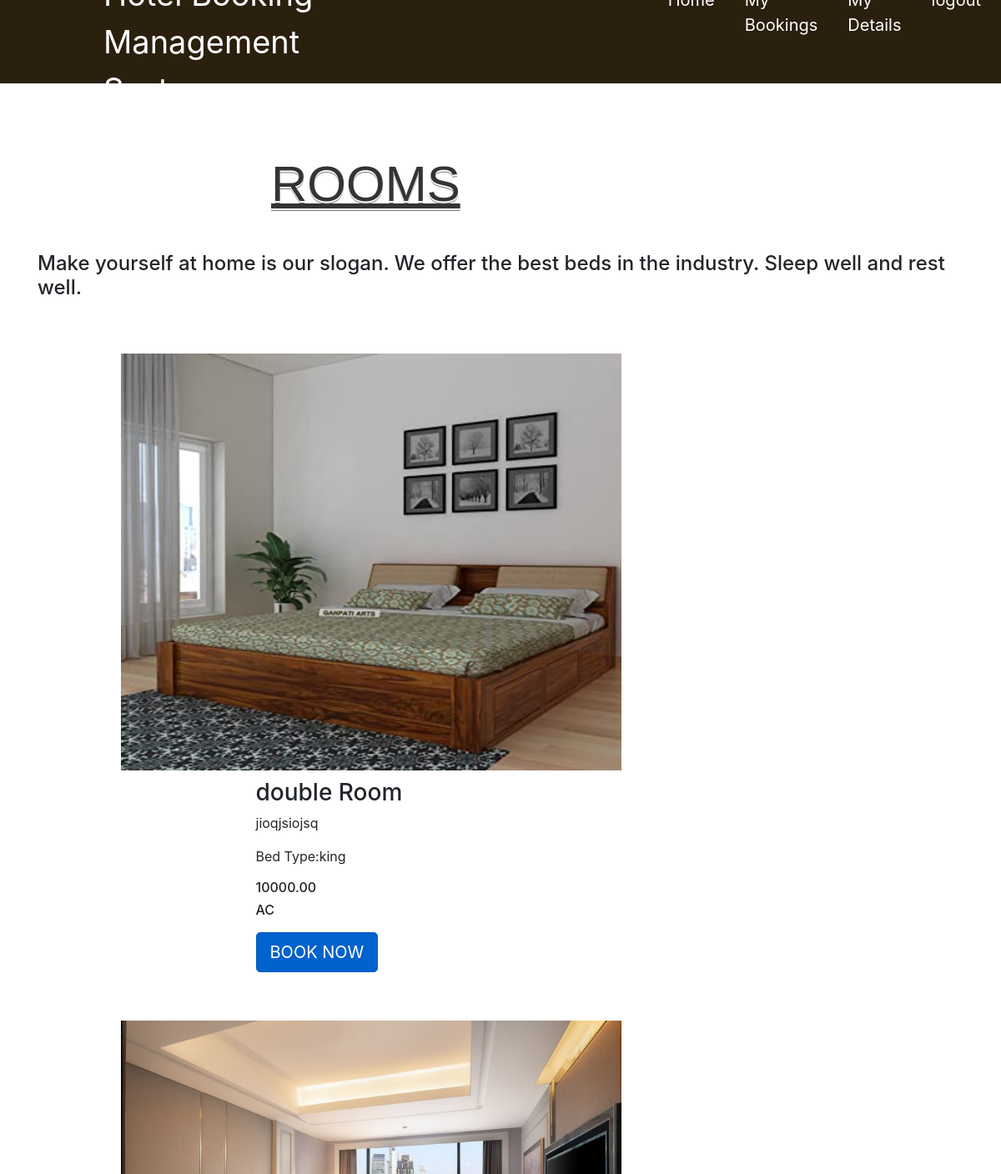
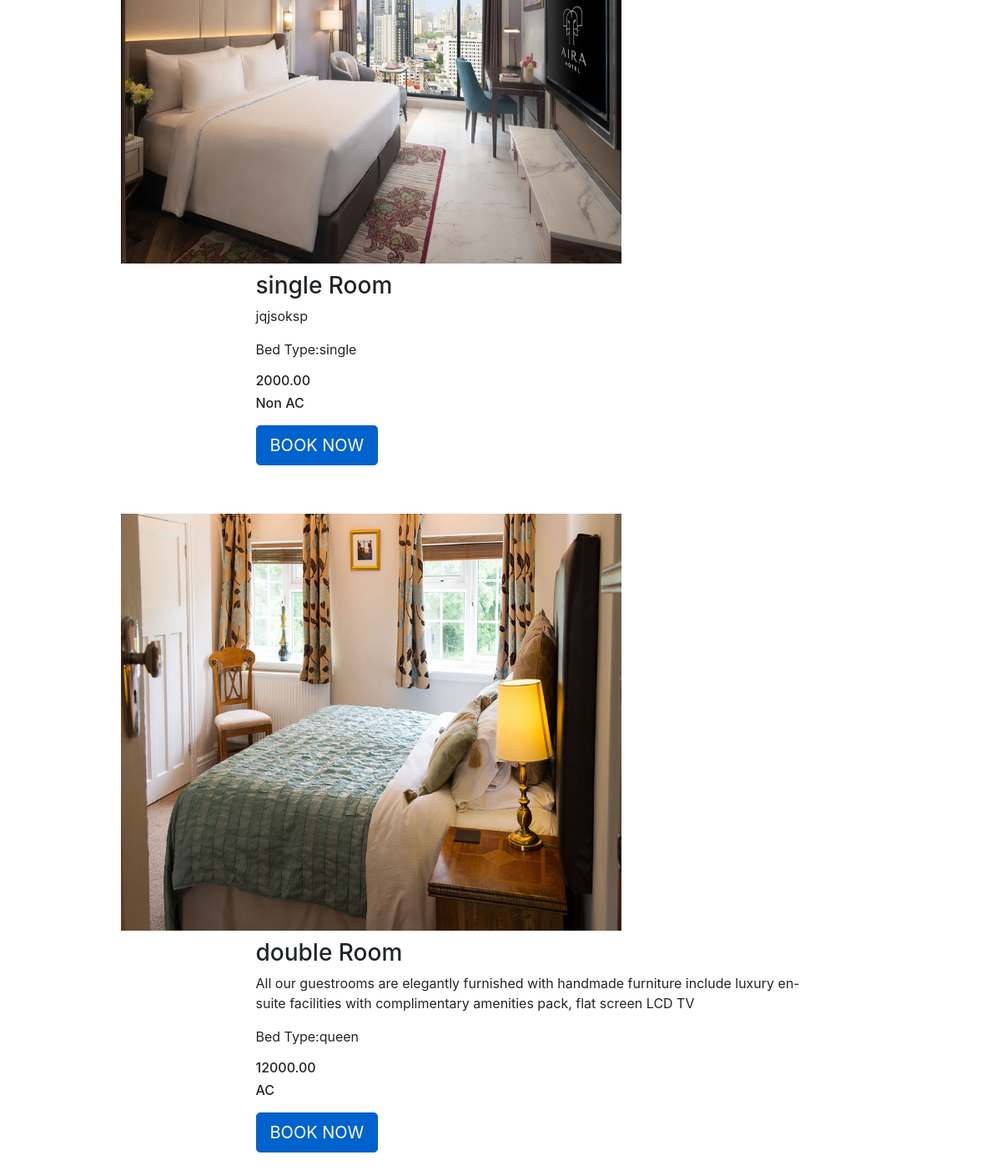
The page /user/ on the database its author committed (2 pictures, top to bottom).
### adminapp/models.py (models this page shows)
class AddRoom(models.Model):
    rno= models.IntegerField()
    des= models.TextField(max_length=100)
    ac=models.BooleanField()
    roomtype=models.CharField(max_length=100)
    bedtype=models.CharField(max_length=100)
    rate=models.DecimalField(max_digits=10,decimal_places=2)
    image=models.ImageField(upload_to='images/')
    status=models.BooleanField(default=True)

### user/views.py (the view)
# urls.py: path('',home,name='adm'),
def home(request):
    obj=AddRoom.objects.all()
    context={'i':obj}
    return render(request,'user/home.html',context)

### user/templates/user/home.html (shortened to what this page needs)
{% extends 'user/shared/base.html' %}
{% block content %}
{% load static %}
<link href="{% static 'css/style.css' %}" rel="stylesheet">
<div class="w3-content" style="max-width:1532px;">
  <div class="w3-container w3-margin-top" >
    <h1>Rooms</h1>
    <p><h4> Make yourself at home is our slogan. We offer the best beds in the industry. Sleep well and rest well.</h4></p>
  </div>
   <br><br>
  <div id="d1">
  {% for j in i %}
    <div class="w3-row-padding w3-padding-16">
      <div class="w3-third w3-margin-bottom">
        <img src="/media/{{j.image}}" alt="Norway" width="600px" height="500px">
        <div class="w3-container w3-white" id="d2">
          <h3>{{j.roomtype}} Room</h3>
          <p>{{j.des}}</p>
          <p>Bed Type:{{j.bedtype}}</p>
          <h6 class="w3-opacity">{{j.rate}}</h6>
          {% if j.ac %}
           <h6>AC</h6>
          {% else %}
           <h6>Non AC</h6>
          {% endif %}
          <a href="{% url 'book' j.id %}"><button class="w3-button w3-block w3-black w3-margin-bottom btn btn-primary btn-lg active ">BOOK NOW</button></a>
        </div>
      </div>
    </div>
   <br><br>
  {% endfor %}
{% endblock content %}

### user/templates/user/shared/base.html (shortened to what this page needs)
<!doctype html>
<html lang="en">
  <head>
    <link rel="stylesheet" href="https://stackpath.bootstrapcdn.com/bootstrap/4.3.1/css/bootstrap.min.css">
  </head>
  <body>
    {% include 'user/shared/nav.html' %}
    <div class="container">
        {% block content %}
        {% endblock content %}
    </div>
  </body>
</html>

### user/templates/user/shared/nav.html (shortened to what this page needs)
<nav class="navbar navbar-expand-sm navbar-dark"  style="background-color: #2b1f0e; height: 100px;">
    <div class="collapse navbar-collapse" id="collapsibleNavId">
        <ul class="navbar-nav mr-auto mt-2 mt-lg-0">
            <li class="nav-item active" style="padding-left: 100px; font-size: 38px;">
                <a class="nav-link font" href="#">Hotel Booking Management System <span class="sr-only">(current)</span></a>
            </li>
            <li class="nav-item active" style="font-size:20px ;  padding-left: 310px; padding-top: 20px;">
                <a class="nav-link" href="{% url 'user_home' %}">Home <span class="sr-only">(current)</span></a>
            </li>
            <li class="nav-item active" style="font-size:20px ;  padding-left: 20px; padding-top: 20px;">
                <a class="nav-link" href="{% url 'view_mybookings' %}">My Bookings<span class="sr-only">(current)</span></a>
            </li>
            <li class="nav-item active" style="font-size:20px ;  padding-left: 20px; padding-top: 20px;">
                <a class="nav-link" href="{% url 'person_details' %}">My Details<span class="sr-only">(current)</span></a>
            </li>
            <li class="nav-item active" style="font-size:20px ;  padding-left: 20px; padding-top: 20px;">
                <a class="nav-link" href="{% url 'logout_view' %}">logout<span class="sr-only">(current)</span></a>
            </li>
        </ul>
    </div>
</nav>

### static/css/style.css (style rules this page uses)
#d1 { padding-left: 100px; }
h1 { padding-left: 280px; padding-top: 40px; padding-bottom: 30px; margin: 1em 0 0.5em 0; color: #343434; font-weight: normal; font-family: 'Ultra', sans-serif; font-size: 60px; line-height: 42px; text-transform: uppercase; text-shadow: 0 2px white, 0 3px #777; text-decoration: underline; }
#d2 { margin: auto; width: 70%; padding: 10px; }

### rows shown on the page
AddRoom: image (picture), roomtype "double", des "jioqjsiojsq", bedtype "king", rate "10000.00", ac "AC"
AddRoom: image (picture), roomtype "single", des "jqjsoksp", bedtype "single", rate "2000.00", ac "Non AC"
AddRoom: image (picture), roomtype "double", des "All our guestrooms are elegantly furnished with handmade furniture include luxury en-suite facilities with complimentary amenities pack, flat screen LCD TV", bedtype "queen", rate "12000.00", ac "AC"
